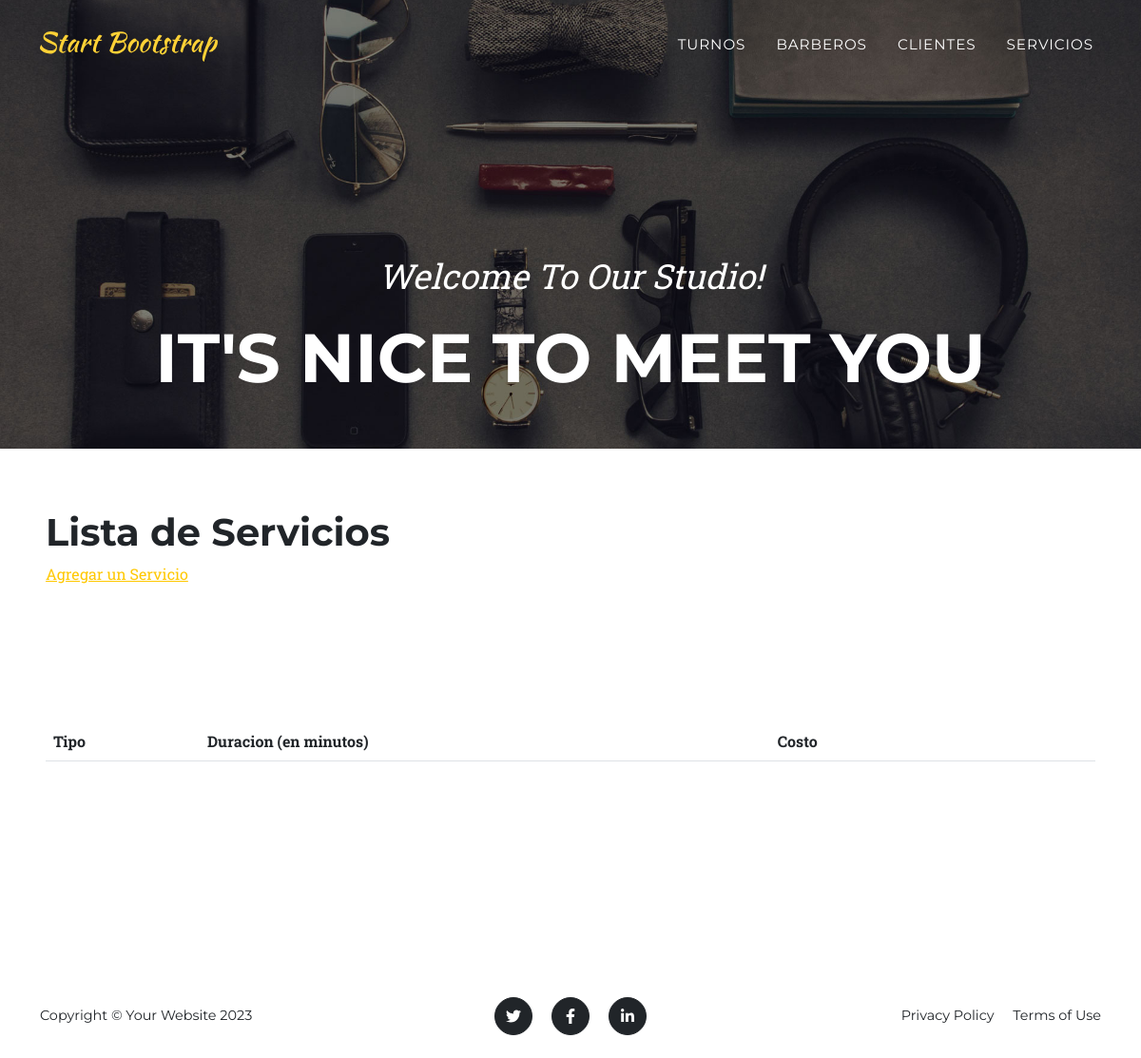
Page /barber/servicios/ on the earlier database version.
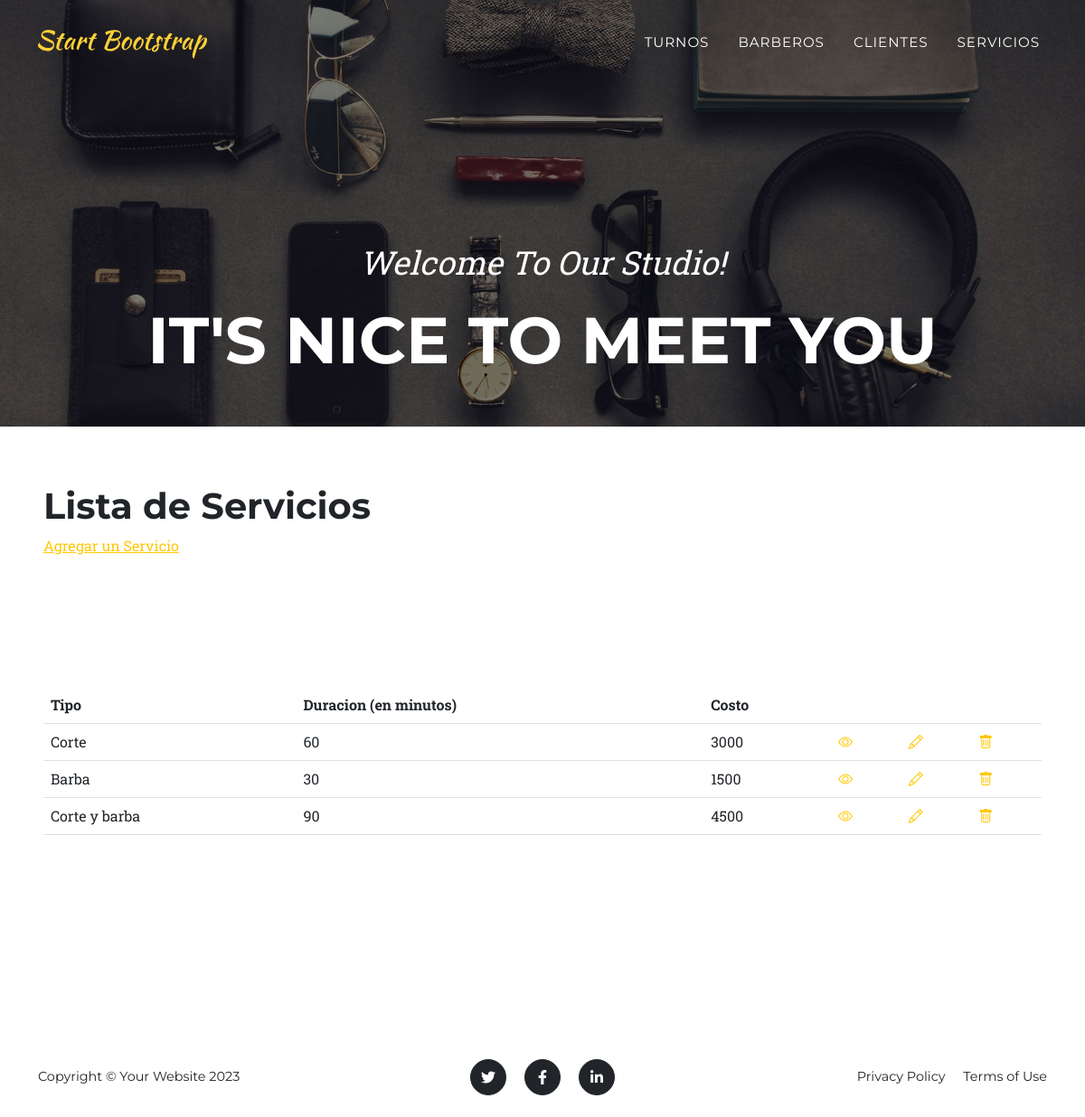
Same page on the later database version.
### AppPreentrega/models.py (models this page shows, shortened)
class Servicio(models.Model):
    tipo                = models.CharField(max_length=64)
    duracion_minutos    = models.IntegerField()
    costo               = models.IntegerField()

### AppPreentrega/views.py (the view)
# urls.py: path('servicios/', ServicioListView.as_view(), name='servicios'),
class ServicioListView(ListView):
    model = Servicio
    template_name = 'lista_servicios.html'

### AppPreentrega/templates/lista_servicios.html
{% extends "base.html" %}
{% block contenido %}
<h1>Lista de Servicios</h1>
<a href="{% url 'crear_servicio'%}">Agregar un Servicio</a>
<section>
    <div>
        <table class="table">
            <tbody>
                <tr>
                    <th>Tipo</th>
                    <th>Duracion (en minutos)</th>
                    <th>Costo</th>
                    <td></td>
                    <td></td>
                    <td></td>
                </tr>
                {% for serv in object_list %}
                <tr>
                    <td>{{ serv.tipo }}             </td>
                    <td>{{ serv.duracion_minutos }} </td>
                    <td>{{ serv.costo }}            </td>
                    <td>
                        <a href="{% url 'ver_servicio' serv.id %}">
                            <i class="bi bi-eye"></i>
                        </a>
                    </td>
                    <td>
                        <a href="{% url 'modificar_servicio' serv.id %}">
                            <i class="bi bi-pencil"></i>
                        </a>
                    </td>
                    <td>
                        <a href="{% url 'eliminar_servicio' serv.id %}">
                            <i class="bi bi-trash"></i>
                        </a>
                    </td>
                </tr>
                {% endfor %}
            </tbody>
        </table>
    </div>
</section>
{% endblock contenido %}

Differences in the rows shown:
added Servicio: tipo "Corte", duracion_minutos "60", costo "3000"
added Servicio: tipo "Barba", duracion_minutos "30", costo "1500"
added Servicio: tipo "Corte y barba", duracion_minutos "90", costo "4500"
